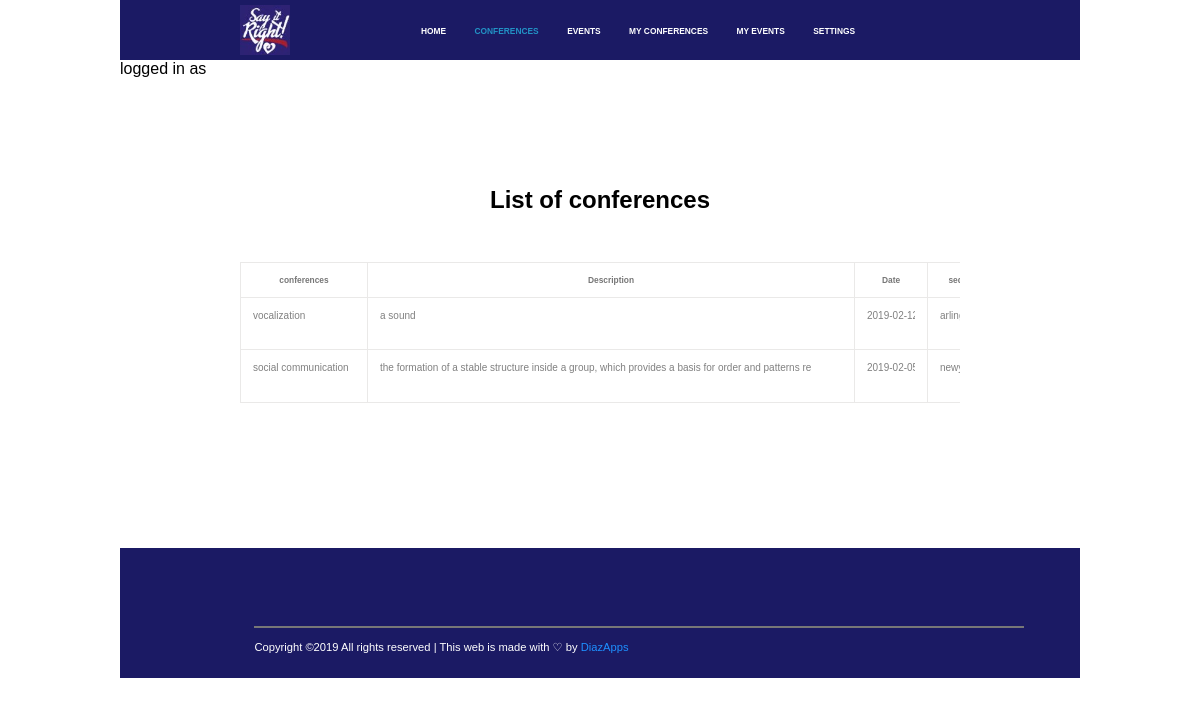
Screenshot of /conferences.php with the database file from the repository.
### tables this page shows
CREATE TABLE `event` (
  `event_id` int(20) NOT NULL,
  `event_name` varchar(30) NOT NULL,
  `event_type` text NOT NULL,
  `description` varchar(100) NOT NULL,
  `date` date NOT NULL,
  `location` text NOT NULL,
  `user_id` int(20) NOT NULL
);

### conferences.php (the view, shortened to what this page needs)
<!DOCTYPE html>
<html lang="en">
<head>
	<link rel="stylesheet" href="CSS\SayItRight.css">
</head>
<body>
	<div class="wrapper">
		<div class="start">
				<img src="CSS\images\logo.jpg" height="50" width="50">
				<div class="onlyforli">
				<li><a href="indivualuser.php">HOME</a></li>
				<li><a id="active" href="conferences.php">CONFERENCES</a></li>
				<li><a href="eventslist.php">EVENTS</a></li>
				<li><a href="myconferences.php">MY CONFERENCES</a></li>
				<li><a href="myevents.php">MY EVENTS</a></li>
				<li><a href="settings.php">SETTINGS</a></li>
				</div>
		</div>
<?php
echo "logged in as ".$_SESSION['email'];
	$user="kiranmai_root";
	$pass="Pkinnu4*";
	$connectionString = "mysql:host=localhost;dbname=kiranmai_SayItRightWebsite";
	$pdo = new PDO($connectionString,$user,$pass);
$sql = "select * from event where event_type='conference'";
$result = $pdo->query($sql);
echo '
<div class="confercontainer">
	<div class="innerconfercontainer">
		<h1>List of conferences</h1>
		<table>
				<tr>
					<th>conferences</th>
					<th>Description</th>
					<th>Date</th>
					<th>sede</th>
					<th>Confirmation</th>
				</tr>';
echo '<form action="" method="POST">';
$i = 1;
while($row=$result->fetch())
{
	echo '<tr><td><input type="text" size="15" style="border: none; color: grey; font-size: 10px" name="event_name'.$i.'" value="'.$row["event_name"].'" ></td>
			  <td><input type="text" size="75" style="border: none; color: grey; font-size: 10px" rows="2" cols="60" name="description'.$i.'" value="'.$row["description"].'" ></td>
		  <td><input type="text" style="border: none; color: grey; font-size: 10px" size="6" name="date'.$i.'" value="'.$row["date"].'"></td>
		  <td><input type="text" style="border: none; color: grey; font-size: 10px" size="4" name="location'.$i.'" value="'.$row["location"].'"></td>
		  <td><input type="submit" name="add'.$i.'" size="5" name="add" value="add"></td>
		  <td><input type="hidden" name="hide'.$i.'"  value="'.$row["event_id"].'"></td>
		  </tr>';
		  $i++;
};
echo '</form>
</table>
</div>
</div>';
?>
		<div class="final">
		<hr width="80%" size="0.2" color="#777777">
		<p>Copyright &copy2019 All rights reserved | This web is made with &#x2661 by <spam>DiazApps</spam></p>
		</div>
	</div>
</body>
</html>

### CSS/SayItRight.css (style rules this page uses)
* { margin: 0; padding: 0; overflow-x: hidden; }
h1 { font-size: 200%; font-family: georgia, sans-serif; }
.wrapper { width: 80%; height: auto; margin: auto; font-family: verdana,Arial,sans-serif; }
.start { height: 40px; background-color: #1B1A64; text-align: center; padding: 20px 0px 0px 0px; font-family: sans-serif; }
.start img { position: absolute; top: 5px; left: 20%; display: inline; height: 50px; width: 50px; }
.start li { list-style-type: none; display: inline; padding-right: 2.5%; font-size: 0.7vw; position: relative; left: 50px; font-weight: bold; }
.start a { color: #FFFFFF; text-decoration: none; }
#active { color: #2292C5; }
.final { height: 130px; background-color: #1B1A64; color: #FFFFFF; font-family: sans-serif; font-size: 0.7em; }
.final hr { position: relative; top: 60%; left: 14%; color: #777777; border: 0.5px solid #777777; }
.final p { position: relative; top: 70%; left: 14%; }
.final spam { color: #1E90FF; }
.confercontainer { height: 470px; }
.innerconfercontainer { height: 350px; width: 75%; position: relative; top: 23%; margin: auto; }
.innerconfercontainer h1 { text-align: center; margin-bottom: 4vw; font-size: 2vw; font-family: sans-serif; }
.innerconfercontainer table { border-collapse: collapse; }
.innerconfercontainer th, td { border: 1px solid #EAE9E8; font-size: 0.7vw; color: #777777; padding: 1vw; }
.innerconfercontainer td { vertical-align: top; padding-bottom: 1.7vw; }

### rows the page displays
event: event_name1 "vocalization", description1 "a sound", date1 "2019-02-12", location1 "arlington"
event: event_name "social communication", description "the formation of a stable structure inside a group, which provides a basis for order and patterns re", date "2019-02-05", location "newyork"
